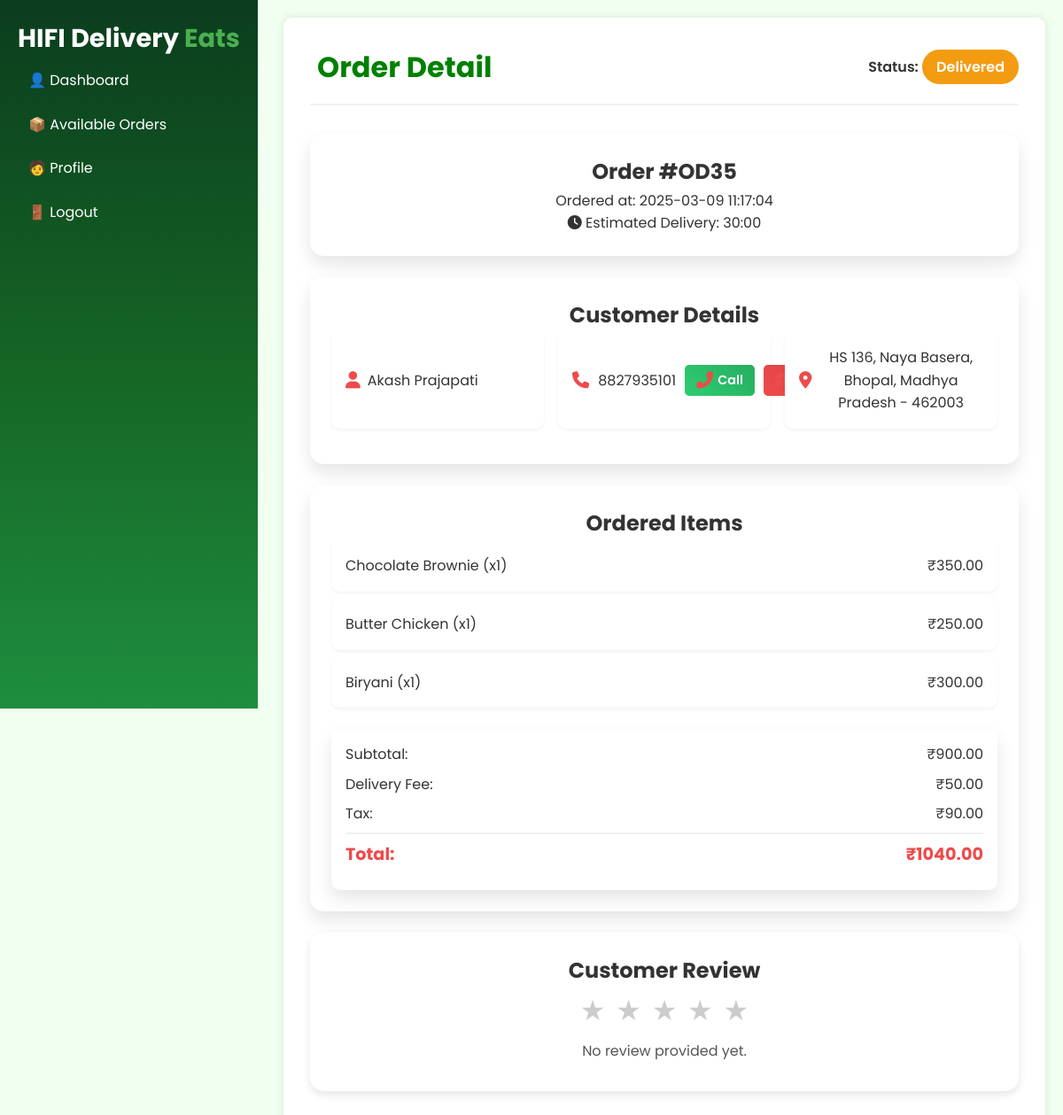
The app's page /delivery-partner/order-detail/35 (signed in), older data.
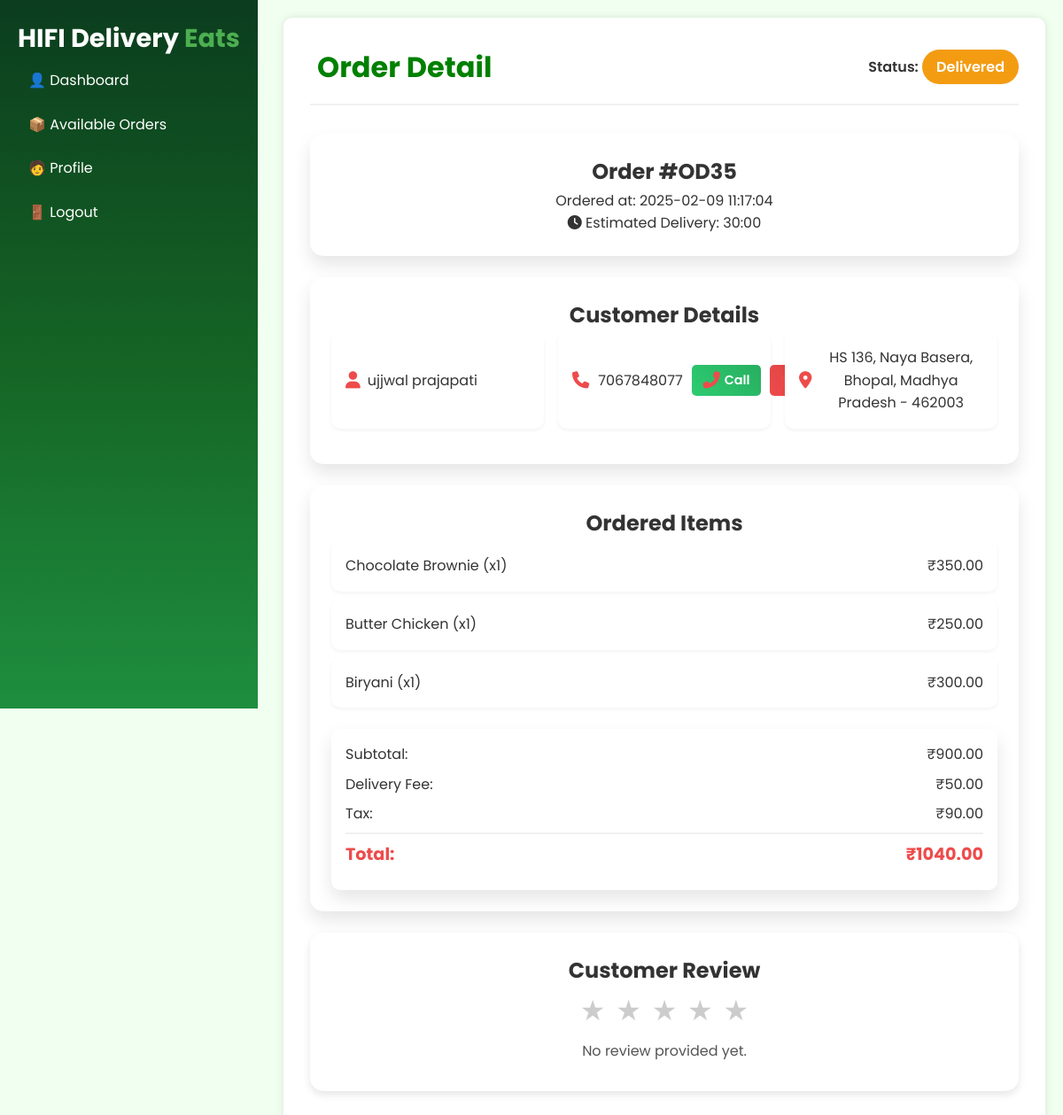
The same page, newer data.
### models.py (models this page shows, shortened)
class Order(db.Model):
    __tablename__ = 'order'
    id = db.Column(db.Integer, primary_key=True)
    user_id = db.Column(db.Integer, db.ForeignKey('customer.id'), nullable=False)
    delivery_agent_id = db.Column(db.Integer, db.ForeignKey('delivery_agent.id'), nullable=True)
    status = db.Column(db.String(50), nullable=False, default="Pending")
    total_price = db.Column(db.Float, nullable=False)
    delivery_location = db.Column(db.String(255), nullable=False)
    created_at = db.Column(db.DateTime, default=func.now())
    delivered_at = db.Column(db.DateTime, nullable=True)
    order_feedback = db.Column(db.Integer, nullable=True)
    delivery_status = db.Column(db.String(50),nullable=False, default="ActionPending")
    items = db.relationship("OrderItem", backref="order", lazy=True)
    user = db.relationship("Customer", back_populates="orders", foreign_keys=[user_id])  # Link to the user

class Customer(UserMixin, db.Model):
    __tablename__ = 'customer'
    id = db.Column(db.Integer, primary_key=True)
    username = db.Column(db.String(100))
    email = db.Column(db.String(100), unique=True)
    phone = db.Column(db.Integer,unique=True, nullable=False)
    password = db.Column(db.String(100), nullable=False)
    addresses = db.relationship("Address", backref="customer", lazy=True)
    orders = db.relationship("Order", back_populates="user", foreign_keys="Order.user_id")  # Orders placed by the user

class Address(db.Model):
    __tablename__ = 'address'
    id = db.Column(db.Integer, primary_key=True)
    customer_id = db.Column(db.Integer, db.ForeignKey('customer.id'), nullable=False)
    address_line = db.Column(db.String(255), nullable=False)
    city = db.Column(db.String(50), nullable=False)
    state = db.Column(db.String(50), nullable=False)
    zip_code = db.Column(db.String(20), nullable=False)
    is_preferred = db.Column(db.Boolean, default=False)

class OrderItem(db.Model):
    __tablename__ = 'order_item'
    id = db.Column(db.Integer, primary_key=True)
    order_id = db.Column(db.Integer, db.ForeignKey('order.id'), nullable=False)
    menu_item_id = db.Column(db.Integer, db.ForeignKey('menu_item.id'), nullable=False)
    quantity = db.Column(db.Integer, nullable=False)
    price = db.Column(db.Float, nullable=False)
    menu_item = db.relationship("MenuItem", backref="order_items")

class MenuItem(db.Model):
    __tablename__ = 'menu_item'
    id = db.Column(db.Integer, primary_key=True)
    name = db.Column(db.String(100), nullable=False)
    description = db.Column(db.Text, nullable=True)
    price = db.Column(db.Float, nullable=False)
    image_url = db.Column(db.String(255), nullable=True)

### routes/delivery_agent_routes.py (the view)
    @app.route('/delivery-partner/order-detail/<int:order_id>')
    def delivery_partner_order_detail(order_id):
        order = (
            db.session.query(Order)
            .options(
                joinedload(Order.user).joinedload(Customer.addresses),  # Load customer's addresses
                joinedload(Order.items).joinedload(OrderItem.menu_item)   # Load each order item's menu details
            )
            .filter(
                Order.delivery_agent_id == current_user.id,
                Order.id == order_id
            )
            .first()
        )
        if not order:
            return "Order not found", 404
        feedback = (
            db.session.query(DeliveryFeedback)
            .filter(
                DeliveryFeedback.delivery_agent_id == current_user.id,
                DeliveryFeedback.order_id == order_id
            )
            .first()
        )
        print(feedback)
        return render_template("delivery_agent/order_detail.html", user=current_user, order=order, feedback=feedback)

### templates/delivery_agent/order_detail.html (shortened to what this page needs)
{% extends "/delivery_agent/index.html" %} {% block css %}
<link rel="stylesheet" href="/css/delivery_agent/order_detail.css" />
{% endblock css %} {% block content %}
<header>
  <div class="logo">
    <h1>Order Detail</h1>
  </div>
  <div class="order-status">
    <span class="status-label">Status:</span>
    <span class="status-value" id="orderStatus"
      >{{ order.delivery_status }}</span
    >
  </div>
</header>
<main>
  <section class="order-info card">
    <h2>Order #OD{{ order.id }}</h2>
    <p class="order-time">
      Ordered at:
      <span id="orderTime"
        >{{ order.created_at.strftime('%Y-%m-%d %H:%M:%S') }}</span
      >
    </p>
    <div class="estimated-delivery">
      <i class="fas fa-clock"></i>
      <span>Estimated Delivery: </span>
      <span id="estimatedDelivery">30:00</span>
    </div>
  </section>
  <section class="customer-info card">
    <h2>Customer Details</h2>
    <div class="info-grid">
      <div class="info-item">
        <i class="fas fa-user"></i>
        <p id="customerName">{{ order.user.username }}</p>
      </div>
      <div class="info-item phone-info">
        <i class="fas fa-phone"></i>
        <p id="customerPhone">{{ order.user.phone }}</p>
        <div class="phone-actions">
          <a href="tel:{{ order.user.phone }}" class="btn btn-call">
            <i class="fas fa-phone-alt"></i> Call
          </a>
          <a href="sms:{{ order.user.phone }}" class="btn btn-text">
            <i class="fas fa-comment-dots"></i> Text
          </a>
        </div>
      </div>
      <div class="info-item">
        <i class="fas fa-map-marker-alt"></i>
        <p id="customerAddress">
          {% if order.user.addresses %} {{ order.user.addresses[0].address_line
          }}, {{ order.user.addresses[0].city }}, {{
          order.user.addresses[0].state }} - {{ order.user.addresses[0].zip_code
          }} {% else %} No address provided. {% endif %}
        </p>
      </div>
    </div>
  </section>
  <section class="order-items card">
    <h2>Ordered Items</h2>
    <ul id="itemList">
      {% for item in order.items %}
      <li>
        <span>{{ item.menu_item.name }} (x{{ item.quantity }})</span>
        <span>₹{{ '%.2f' | format(item.price * item.quantity) }}</span>
      </li>
      {% else %}
      <li>No items found.</li>
      {% endfor %}
    </ul>
    {% set ns = namespace(subtotal=0) %} {% for item in order.items %} {% set
    ns.subtotal = ns.subtotal + (item.price * item.quantity) %} {% endfor %} {%
    set delivery_fee = 50 %} {% set tax = ns.subtotal * 0.1 %} {% set total =
    ns.subtotal + delivery_fee + tax %}
    <div class="order-summary">
      <div class="summary-item">
        <span>Subtotal:</span>
        <span id="subtotal">₹{{ '%.2f' | format(ns.subtotal) }}</span>
      </div>
      <div class="summary-item">
        <span>Delivery Fee:</span>
        <span id="deliveryFee">₹{{ '%.2f' | format(delivery_fee) }}</span>
      </div>
      <div class="summary-item">
        <span>Tax:</span>
        <span id="tax">₹{{ '%.2f' | format(tax) }}</span>
      </div>
      <div class="summary-item total">
        <span>Total:</span>
        <span id="orderTotal">₹{{ '%.2f' | format(total) }}</span>
      </div>
    </div>
  </section>
   {% if order.delivery_status == "Delivered" %}
  <section class="customer-review">
    <h2>Customer Review</h2>
    <div class="review-container">
      <div class="stars" id="starDisplay">
        {% for i in range(1, 6) %}
        <span
          class="star{% if feedback and i <= feedback.rating %} filled{% endif %}"
          data-value="{{ i }}"
          >&#9733;</span
        >
        {% endfor %}
      </div>
      <p id="reviewText">
        {% if feedback and feedback.feedback %} {{ feedback.feedback }} {% else
        %} No review provided yet. {% endif %}
      </p>
    </div>
  </section>
  {% endif %}
</main>
{% endblock content %}

### templates/delivery_agent/index.html (shortened to what this page needs)
<!DOCTYPE html>
<html lang="en">
<head>
  <link rel="stylesheet" href="/css/delivery_agent/index.css">
  {% block css %}{% endblock css %}
</head>
<body>
  <aside class="sidebar">
    <h2>HIFI Delivery <span class="highlight">Eats</span></h2>
    <ul>
        <li class="{% if request.endpoint == 'delivery_agent' %}active{% endif %}">
          <a href="{{ url_for('delivery_agent') }}">👤 Dashboard</a>
        </li>
        <li >
          <a href="#">📦 Available Orders</a>
        </li>
        <li class="{% if request.endpoint == 'delivery_partner_profile' %}active{% endif %}">
          <a href="{{ url_for('delivery_partner_profile') }}">🧑 Profile</a>
        </li>
        <li>
          <a href="{{ url_for('employee_logout') }}" class="logout">🚪 Logout</a>
        </li>
      </ul>
  </aside>
  <div class="main-content">
    {% block content %}{% endblock content %}
  </div>
</body>
</html>

### static/css/delivery_agent/index.css (style rules this page uses)
body { font-family: 'Poppins', sans-serif; margin: 0; background: #f0fff0; }
.sidebar { position: fixed; top: 0; left: 0; width: auto; height: 100vh; background: linear-gradient(180deg, #0b3d1e, #156425, #1e8e3e); padding: 20px; color: white; overflow-y: auto; }
.sidebar h2 { color: white; font-size: 1.8em; font-weight: bold; }
.sidebar ul { list-style: none; padding: 0; }
.sidebar ul li { padding: 12px; cursor: pointer; transition: 0.3s; color: white; }
.sidebar a { text-decoration: none; color: inherit; }
.main-content { margin: 20px 20px 20px 320px; padding: 30px; background: #ffffff; border-radius: 10px; box-shadow: 0px 0px 10px rgba(0,0,0,0.1); }
header { display: flex; justify-content: space-between; align-items: center; padding-bottom: 20px; border-bottom: 2px solid #ddd; }
.card { background: #f1f2f6; padding: 20px; border-radius: 10px; box-shadow: 2px 2px 10px rgba(0,0,0,0.1); flex: 1; text-align: center; transition: 0.3s; }
.highlight { color: #ffffff; }
.logout { text-decoration: none; color: white; }
.status-value { font-weight: bold; }
.highlight { color: #4caf50; font-weight: bold; }

### static/css/delivery_agent/order_detail.css (style rules this page uses)
:root { --primary-color: #ee4b4b; --primary-dark: #d63f3f; --secondary-color: #333333; --success-color: #2ecc71; --success-dark: #27ae60; --warning-color: #f39c12; --danger-color: #e74c3c; --danger-dark: #c0392b; --text-color: #333333; --bg-color: #f0fff0; --card-bg: #ffffff; --shadow: 0 10px 20px rgba(0, 0, 0, 0.1); }
* { margin: 0; padding: 0; box-sizing: border-box; }
body { font-family: 'Poppins', sans-serif; background: var(--bg-color); color: var(--text-color); line-height: 1.6; }
.card { background: white; padding: 1.5rem; border-radius: 15px; box-shadow: var(--shadow); margin-bottom: 1.5rem; }
header { display: flex; justify-content: space-between; align-items: center; margin-bottom: 2rem; padding-bottom: 1rem; border-bottom: 2px solid #f0f0f0; }
.logo { display: flex; align-items: center; gap: 0.5rem; }
h1 { font-size: 2rem; color: green; }
.order-status { font-size: 1rem; }
.status-label { font-weight: 600; }
.status-value { padding: 0.5rem 1rem; border-radius: 20px; background-color: var(--warning-color); color: white; font-weight: 600; }
.info-grid { display: grid; grid-template-columns: repeat(auto-fit, minmax(200px, 1fr)); gap: 1rem; margin-bottom: 1rem; }
.info-item { display: flex; align-items: center; gap: 0.5rem; background-color: white; padding: 1rem; border-radius: 10px; box-shadow: 0 2px 4px rgba(0, 0, 0, 0.05); }
.info-item i { font-size: 1.2rem; color: var(--primary-color); }
.order-items ul { list-style-type: none; }
.order-items li { display: flex; justify-content: space-between; align-items: center; padding: 1rem; background-color: white; border-radius: 10px; margin-bottom: 0.5rem; box-shadow: 0 2px 4px rgba(0, 0, 0, 0.05); }
.order-summary { margin-top: 1.5rem; background-color: white; padding: 1rem; border-radius: 10px; box-shadow: var(--shadow); }
.summary-item { display: flex; justify-content: space-between; margin-bottom: 0.5rem; }
.summary-item.total { font-weight: 700; font-size: 1.2rem; color: var(--primary-color); border-top: 2px solid #f0f0f0; padding-top: 0.5rem; margin-top: 0.5rem; }
.btn { display: inline-block; padding: 0.75rem 1.5rem; border: none; border-radius: 25px; font-size: 1rem; font-weight: 600; text-align: center; cursor: pointer; transition: all 0.3s ease; flex: 1; color: #fff; background: #ccc; }
.phone-info { display: flex; align-items: center; gap: 10px; }
.phone-actions { display: flex; gap: 10px; margin-left: auto; }
.phone-actions .btn { padding: 0.4rem 0.8rem; font-size: 0.9rem; text-decoration: none; border-radius: 5px; display: flex; align-items: center; gap: 5px; }
.btn-call { background: linear-gradient(45deg, var(--success-color), var(--success-dark)); color: white; }
.btn-text { background: linear-gradient(45deg, var(--primary-color), var(--primary-dark)); color: white; }
.customer-review { text-align: center; padding: 1.5rem; max-width: auto; margin: 1.5rem auto; border-radius: 15px; background: white; box-shadow: 0 4px 10px rgba(0, 0, 0, 0.1); }
.review-container { display: flex; flex-direction: column; align-items: center; }
.stars { font-size: 2rem; color: #ccc; margin-bottom: 0.5rem; }
.star { cursor: pointer; margin: 0 0.1rem; transition: color 0.3s; }
#reviewText { font-size: 1rem; color: #555; margin: 0; margin-bottom: 0.5rem; text-align: center; max-width: 250px; overflow: hidden; }

Row changes from the older to the newer data that the page shows:
no longer on this page (row unchanged): Customer: user.username "Akash Prajapati", user.phone "8827935101"
changed Order "Delivered": created_at "2025-03-09 11:17:04" → "2025-02-09 11:17:04"
now on this page (row unchanged): Customer: user.username "ujjwal prajapati", user.phone "7067848077"
